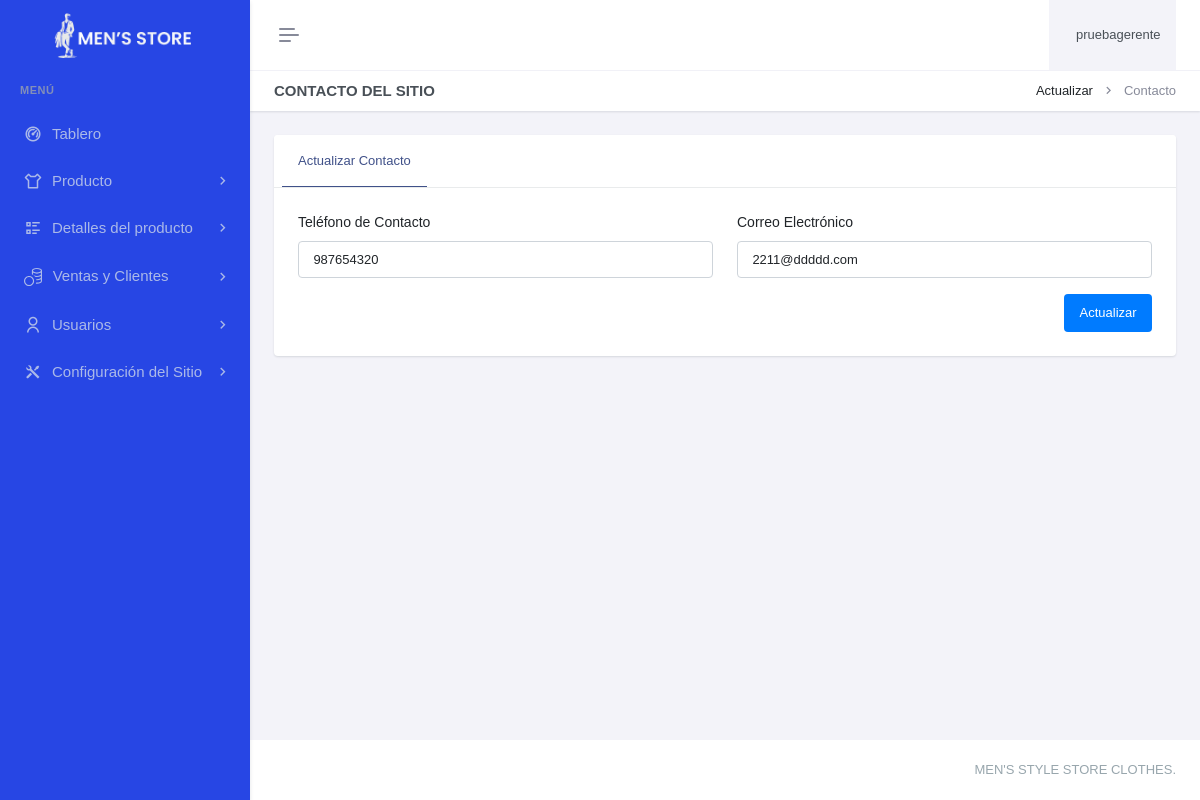
Before: /paneladministrador/configuracionsitio/contacto.php (signed in) with the older database file.
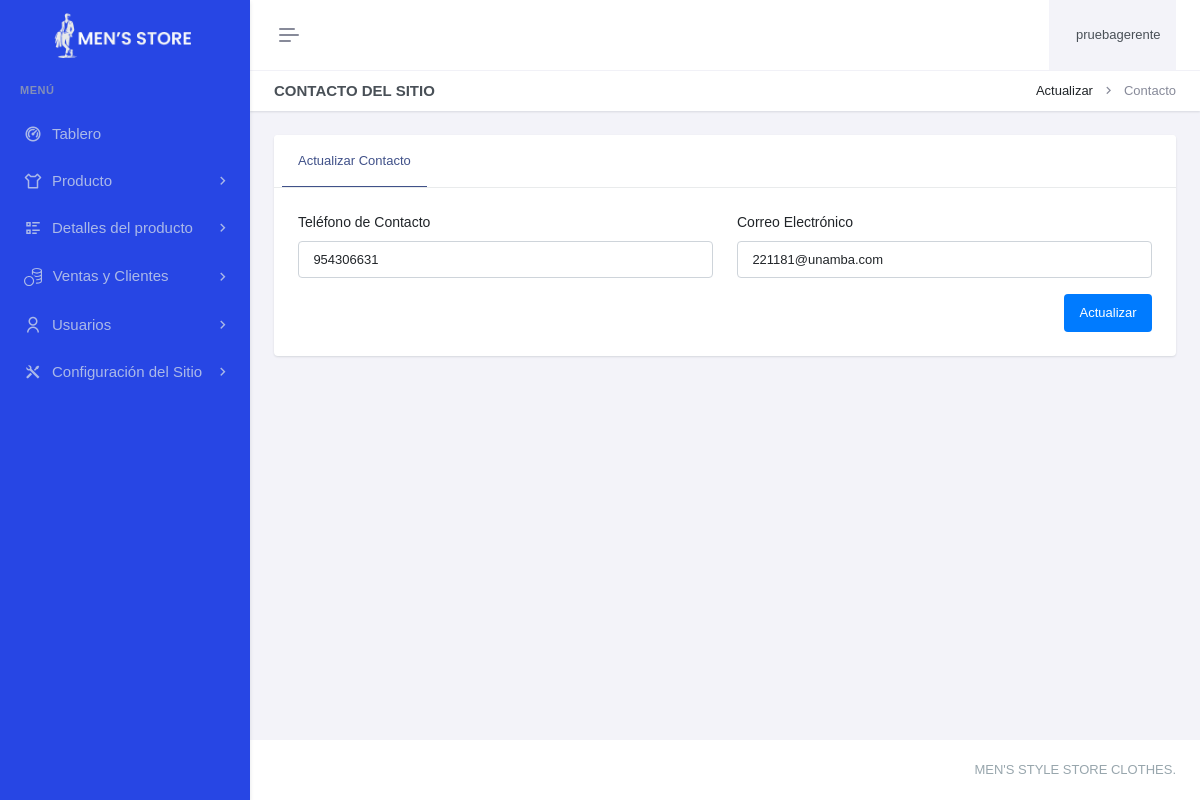
After: the same page with the newer database file.
### tables this page shows
CREATE TABLE `contacto` (
  `conId` int(11) NOT NULL,
  `conTelefono` char(9) DEFAULT NULL,
  `conEmail` varchar(100) DEFAULT NULL,
  `conFechaRegis` datetime DEFAULT current_timestamp() ON UPDATE current_timestamp()
);

### paneladministrador/configuracionsitio/contacto.php (the view, shortened to what this page needs)
<?php
include "../header.php";
include "../sidebar.php";
$usuarioId = $_SESSION['admin_id'];
if ($_SERVER['REQUEST_METHOD'] == 'POST') {
    $contact_phone = trim($_POST['contact_phone']);
    $contact_email = trim($_POST['contact_email']);
    if (empty($contact_phone) || empty($contact_email)) {
        $error = 'Todos los campos son obligatorios.';
    } elseif (!preg_match('/^9\d{8}$/', $contact_phone)) {
        $error = 'El número de teléfono debe tener exactamente 9 dígitos.';
    } elseif (!filter_var($contact_email, FILTER_VALIDATE_EMAIL)) {
        $error = 'El correo electrónico no es válido.';
    } else {
        $query = "UPDATE contacto SET conTelefono = ?, conEmail = ? WHERE conId = 1";
        $stmt = $con->prepare($query);
        $stmt->bind_param('ss', $contact_phone, $contact_email);
        if ($stmt->execute()) {
            $success = 'Datos de contacto actualizados correctamente.';
            registrarActividad($con, $usuarioId,"Contacto", "Update", "Actualizó los datos de contacto: Teléfono - " . htmlspecialchars($contact_phone) . ", Email - " . htmlspecialchars($contact_email) . ".");
        } else {
            $error = 'Error al actualizar los datos de contacto.';
        }
        $stmt->close();
    }
} else {
    $query = "SELECT conTelefono, conEmail FROM contacto WHERE conId = 1";
    $result = $con->query($query);
    $contact = $result->fetch_assoc();
    $contact_phone = $contact['conTelefono'];
    $contact_email = $contact['conEmail'];
}
?>
<div class="main-content">
    <div class="page-content">
        <div class="container-fluid">
            <div class="row">
                <div class="col-12">
                    <div class="page-title-box d-sm-flex align-items-center justify-content-between">
                        <h4 class="mb-sm-0">Contacto del Sitio</h4>
                        <div class="page-title-right">
                            <ol class="breadcrumb m-0">
                                <li class="breadcrumb-item"><a>Actualizar</a></li>
                                <li class="breadcrumb-item active">Contacto</li>
                            </ol>
                        </div>
                    </div>
                </div>
            </div>
            <div class="row">
                <div class="col-xxl-9">
                    <div class="card mt-xxl-n5">
                        <div class="card-header">
                            <ul class="nav nav-tabs-custom rounded card-header-tabs border-bottom-0" role="tablist">
                                <li class="nav-item">
                                    <a class="nav-link active" data-bs-toggle="tab" role="tab" aria-selected="false">
                                        <i class="fas fa-home"></i> Actualizar Contacto
                                    </a>
                                </li>
                            </ul>
                        </div>
                        <div class="card-body p-4">
                            <div class="tab-content">
                                <div class="tab-pane active" id="contactDetails" role="tabpanel">
                                    <form method="POST" action="">
                                        <div class="row">
                                            <div class="col-lg-6">
                                                <div class="mb-3">
                                                    <label for="contact_phone" class="form-label">Teléfono de Contacto</label>
                                                    <input type="number" class="form-control" id="contact_phone" name="contact_phone" value="<?php echo htmlspecialchars($contact_phone); ?>" required>
                                                </div>
                                            </div>
                                            <div class="col-lg-6">
                                                <div class="mb-3">
                                                    <label for="contact_email" class="form-label">Correo Electrónico</label>
                                                    <input type="email" class="form-control" id="contact_email" name="contact_email" value="<?php echo htmlspecialchars($contact_email); ?>" required>
                                                </div>
                                            </div>
                                            <div class="col-lg-12">
                                                <div class="hstack gap-2 justify-content-end">
                                                    <button type="submit" class="btn btn-primary">Actualizar</button>
                                                </div>
                                            </div>
                                        </div>
                                    </form>
                                </div>
                            </div>
                        </div>
                    </div>
                </div>
            </div>
        </div>
    </div>
</div>
<?php include "../footer.php"; ?>

Changed rows visible on the page:
changed contacto: contact_phone "987654320" → "954306631"; contact_email "2211@ddddd.com" → "221181@unamba.com"
